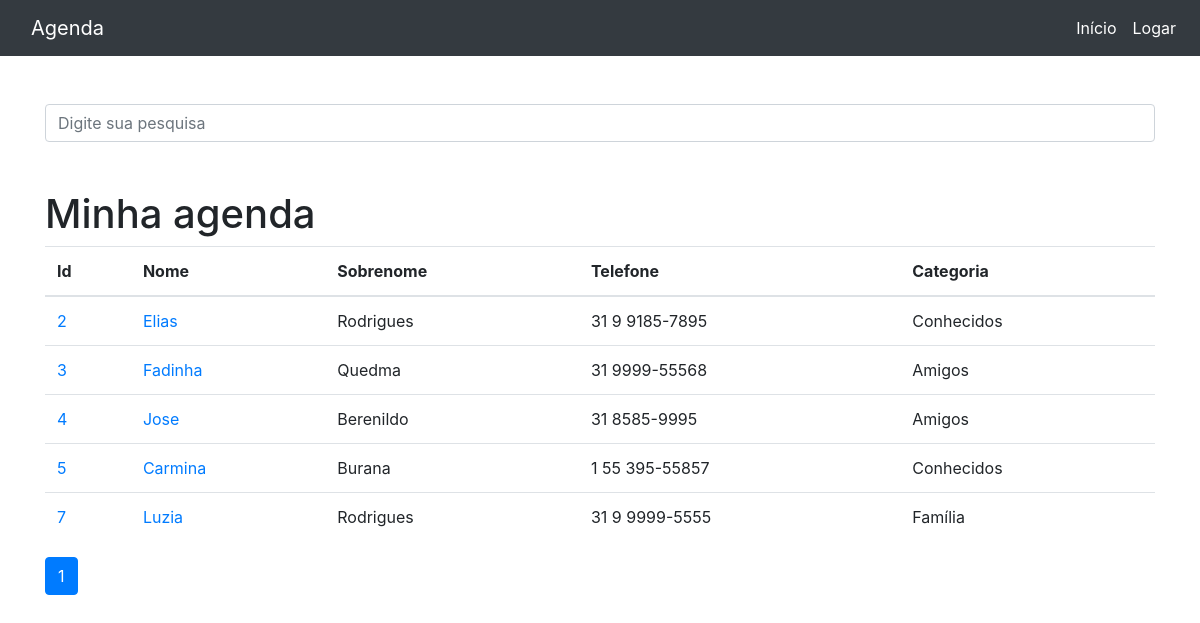
Before: /?p=2&termo= with the older database file.
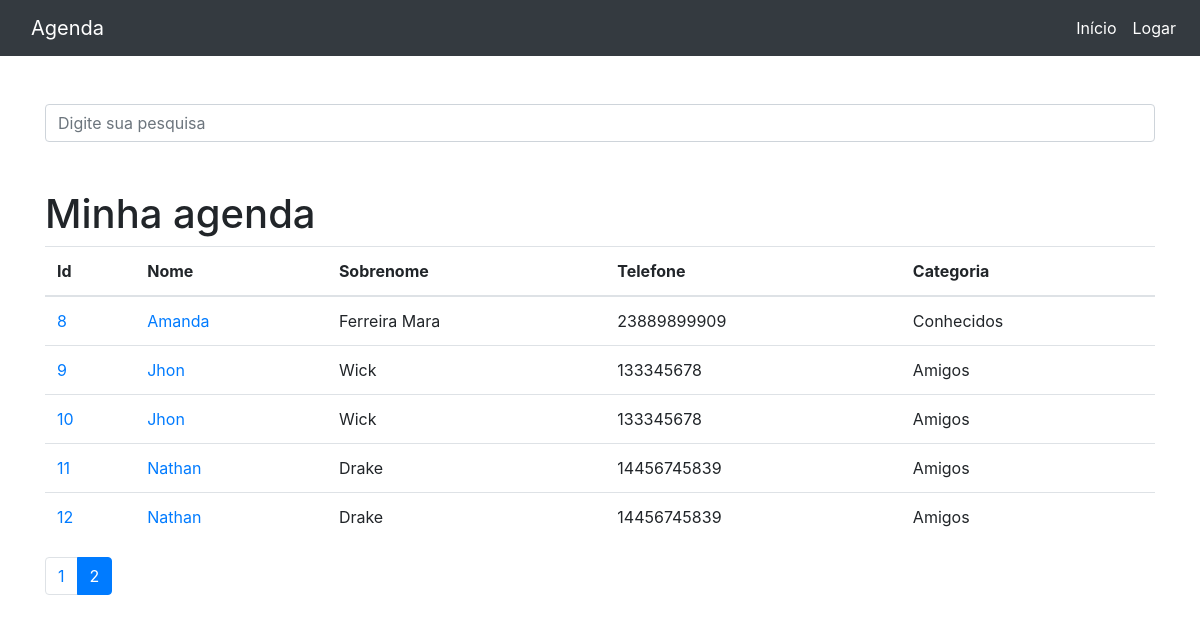
After: the same page with the newer database file.
### contatos/models.py (models this page shows, shortened)
class Contato(models.Model):
    nome = models.CharField(max_length=255)
    sobrenome = models.CharField(max_length=255, blank=True)
    telefone = models.CharField(max_length=15)
    email = models.CharField(max_length=255, blank=True)
    data_criacao = models.DateTimeField(default=timezone.now)
    descricao = models.TextField(blank=True)
    categoria = models.ForeignKey(Categoria, on_delete=models.DO_NOTHING)
    mostrar = models.BooleanField(default=True)
    foto = models.ImageField(blank=True, upload_to='fotos/%Y/%m/%d')

class Categoria(models.Model):
    nome = models.CharField(max_length=255)
    def __str__(self):
        return self.nome

### contatos/views.py (the view)
# urls.py: path('', views.index, name='index'),
def index(request):
    contatos = Contato.objects.order_by('id').filter(
        mostrar=True
    )
    paginator = Paginator(contatos, 5)
    page = request.GET.get('p')
    contatos = paginator.get_page(page)
    return render(request, 'contatos/index.html', {
        'contatos': contatos
    })

### contatos/templates/contatos/index.html
{% extends 'base.html' %}
{% block conteudo %}
  <h1 class="mt-5">Minha agenda</h1>
  <table class="table">
      <thead>
          <tr>
            <th>Id</th>
            <th>Nome</th>
            <th>Sobrenome</th>
            <th>Telefone</th>
            <th>Categoria</th>
          </tr>
        </thead>
        <tbody>
            {% for contato in contatos %}
              <tr>
                  <td>
                    <a href="{% url 'ver_contato' contato.id %}">{{ contato.id }}</a>
                  </td>
                  <td>
                    <a href="{% url 'ver_contato' contato.id %}">
                      {{ contato.nome }}
                    </a>
                  </td>
                  <td>{{ contato.sobrenome }}</td>
                  <td>{{ contato.telefone }}</td>
                  <td>{{ contato.categoria }}</td>
              </tr>
          {% endfor %}
        </tbody>
      </table>
      <nav aria-label="Page navigation example">
        <ul class="pagination">
          {% for pagina in contatos.paginator.page_range %}
            {% if contatos.number == pagina %}
              <li class="page-item active"><a class="page-link" href="?p={{ pagina }}&termo={{  request.GET.termo}}">{{ pagina }}</a></li>
            {% else %}
              <li class="page-item"><a class="page-link" href="?p={{ pagina }}&termo={{  request.GET.termo}}">{{ pagina }}</a></li>
            {% endif %}
          {% endfor %}
        </ul>
      </nav>
{% endblock %}

### templates/base.html (shortened to what this page needs)
{% load static %}
<!DOCTYPE html>
<html lang="pt">
<head>
  {% include 'parciais/_head.html' %}
</head>
<body>
  {% include 'parciais/_nav.html' %}
  <div class="container">
    <div class="row">
      <div class="col-lg-12">
        {% if 'accounts' not in request.path %}
            <br><br>
            <form method="get" action="{% url 'busca' %}">
              <div class="form-group row">
                <div class="col-12">
                  <input class="form-control"
                        type="search" value="{{ request.GET.termo }}"
                        id="search-input"
                        placeholder="Digite sua pesquisa"
                        name="termo">
                </div>
              </div>
            </form>
        {% endif %}
          {% block conteudo%}{% endblock %}
      </div>
    </div>
  </div>
</body>
</html>

### templates/parciais/_head.html (shortened to what this page needs)
{% load static %}
<link href="{% static 'vendor/bootstrap/css/bootstrap.min.css' %}" rel="stylesheet">

### templates/parciais/_nav.html (shortened to what this page needs)
  <nav class="navbar navbar-expand-lg navbar-dark bg-dark static-top">
    <div class="container">
      <a class="navbar-brand" href="{% url 'index' %}">Agenda</a>
    </div>
    <div class="collapse navbar-collapse" id="navbarSupportedContent">
      <ul class="navbar-nav mr-auto">
        <li class="nav-item active">
          <a class="nav-link" href="{%url 'index'%}">Início <span class="sr-only">(current)</span></a>
        </li>
        {% if user.is_authenticated %}
        <li class="nav-item active">
          <a class="nav-link" href="{%url 'dashboard'%}">Dashboard</a>
        </li>
        <li class="nav-item active">
          <a class="nav-link" href="{%url 'logout'%}">Logout</a>
        </li>
        {% else %}
        <li class="nav-item active">
          <a class="nav-link" href="{%url 'login'%}">Logar</a>
        </li>
        {% endif %}
      </ul>
    </div>
  </nav>

Changed rows visible on the page:
no longer on this page (row unchanged): Contato: id "2", nome "Elias", sobrenome "Rodrigues", telefone "31 9 9185-7895", categoria "Conhecidos"
no longer on this page (row unchanged): Contato: id "3", nome "Fadinha", sobrenome "Quedma", telefone "31 9999-55568", categoria "Amigos"
no longer on this page (row unchanged): Contato: id "4", nome "Jose", sobrenome "Berenildo", telefone "31 8585-9995", categoria "Amigos"
no longer on this page (row unchanged): Contato: id "5", nome "Carmina", sobrenome "Burana", telefone "1 55 395-55857", categoria "Conhecidos"
no longer on this page (row unchanged): Contato: id "7", nome "Luzia", sobrenome "Rodrigues", telefone "31 9 9999-5555", categoria "Família"
added Contato: id "8", nome "Amanda", sobrenome "Ferreira Mara", telefone "23889899909", categoria "Conhecidos"
added Contato: id "9", nome "Jhon", sobrenome "Wick", telefone "133345678", categoria "Amigos"
added Contato: id "10", nome "Jhon", sobrenome "Wick", telefone "133345678", categoria "Amigos"
added Contato: id "11", nome "Nathan", sobrenome "Drake", telefone "14456745839", categoria "Amigos"
added Contato: id "12", nome "Nathan", sobrenome "Drake", telefone "14456745839", categoria "Amigos"
Other visible differences:
list line gone: "1"
new list line: "1"
new list line: "2"
